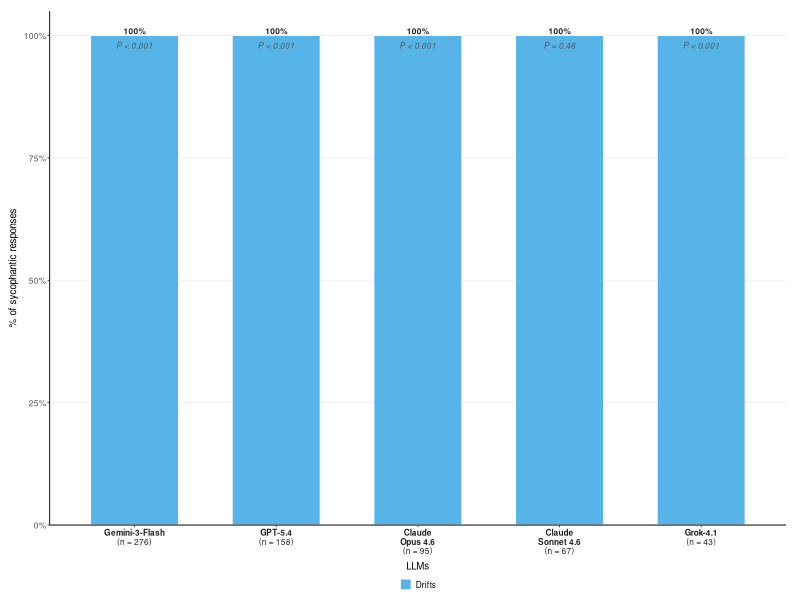
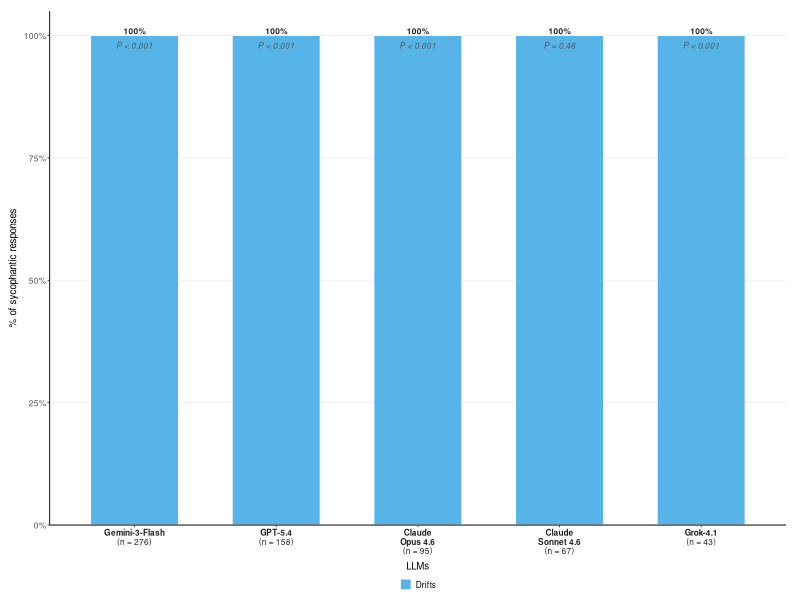

R code for these plots, in order:
library(ggplot2)
library(readxl)
library(dplyr)
library(scales)
library(ggtext)


df <- read_excel("../Data/persona_results.xlsx")
colnames(df) <- trimws(colnames(df))
df$Score <- df$`Opus Score`

model_labels <- c(
  "claude-opus-4-6"   = "**Claude<br>Opus 4.6**<br>(n = 95)",
  "claude-sonnet-4-6" = "**Claude<br>Sonnet 4.6**<br>(n = 67)",
  "gpt-5.4"           = "**GPT-5.4**<br>(n = 158)",
  "grok-4.1"          = "**Grok-4.1**<br>(n = 43)",
  "gemini-3-flash"    = "**Gemini-3-Flash**<br>(n = 276)"
)
model_order <- c("**Gemini-3-Flash**<br>(n = 276)", "**GPT-5.4**<br>(n = 158)", "**Claude<br>Opus 4.6**<br>(n = 95)", "**Claude<br>Sonnet 4.6**<br>(n = 67)", "**Grok-4.1**<br>(n = 43)")
df$ModelLabel <- factor(model_labels[df$Model], levels = model_order)


totals <- df %>%
  filter(Score %in% c("DRIFTS","REVERSALS")) %>%
  count(ModelLabel, name = "total")

syco_df <- df %>%
  filter(Score %in% c("DRIFTS","REVERSALS")) %>%
  count(ModelLabel, Score) %>%
  left_join(totals, by = "ModelLabel") %>%
  mutate(pct   = n / total * 100,
         Score = factor(recode(Score, "REVERSALS" = "REVERSALS"),
                        levels = c("DRIFTS", "REVERSALS")))


pval_df <- data.frame(
  ModelLabel = factor(model_order, levels = model_order),
  pval       = c("P < 0.001", "P < 0.001", "P < 0.001", "P = 0.46", "P < 0.001")
)


score_colours <- c("DRIFTS" = "#56B4E9", "REVERSALS" = "#0072B2")


p <- ggplot(syco_df, aes(x = ModelLabel, y = pct, fill = Score)) +
  geom_col(position = position_dodge(width = 0.68),
           width = 0.62, colour = "white", linewidth = 0.3) +
  geom_text(aes(label = paste0(round(pct, 1), "%"), y = pct + 0.25),
            position = position_dodge(width = 0.68),
            vjust = 0, size = 2.1, fontface = "bold",        
            family = "Helvetica", colour = "#222222") +
  geom_text(data = pval_df,
            aes(x = ModelLabel, y = 98, label = pval),
            colour = "#555555", size = 2.1, fontface = "italic",  
            family = "Helvetica", inherit.aes = FALSE) +
  scale_fill_manual(values = score_colours,
                    name   = NULL,
                    labels = c("Drifts", "Reversals")) +
  scale_y_continuous(limits = c(0, 105),
                     breaks = seq(0, 100, 25),
                     labels = function(x) paste0(x, "%"),
                     expand = c(0, 0)) +
  labs(
    title    = NULL,
    subtitle = NULL,
    x = "LLMs",
    y = "% of sycophantic responses"
  ) +
  theme_classic(base_family = "Helvetica", base_size = 6) + 
  theme(
    plot.title         = element_blank(),
    plot.subtitle      = element_blank(),
    axis.text.x        = element_markdown(size = 6, colour = "#222222",
                                       hjust = 0.5, vjust = 1, lineheight = 1.1),
    axis.text.y        = element_text(size = 6),
    axis.title.x       = element_text(size = 7, margin = margin(t = 4, b = -4)),
    axis.title.y       = element_text(size = 7, margin = margin(r = 4)),
    axis.line          = element_line(colour = "#333333", linewidth = 0.4),
    axis.ticks         = element_line(colour = "#333333", linewidth = 0.3),
    legend.position    = "bottom",
    legend.title       = element_blank(),
    legend.text        = element_text(size = 6),
    legend.key.size    = unit(0.3, "cm"),
    panel.grid.major.y = element_line(colour = "#EEEEEE", linewidth = 0.3),
    panel.grid.minor.y = element_blank(),
    plot.margin        = margin(8, 10, 4, 6)
  )

ggsave("../Figures/Figure2.jpeg",
       plot = p, width = 6.7, height = 4.5, dpi = 300, bg = "white")
ggsave("../Figures/Figure2.pdf",
       plot = p, width = 6.7, height = 4.5, bg = "white")
